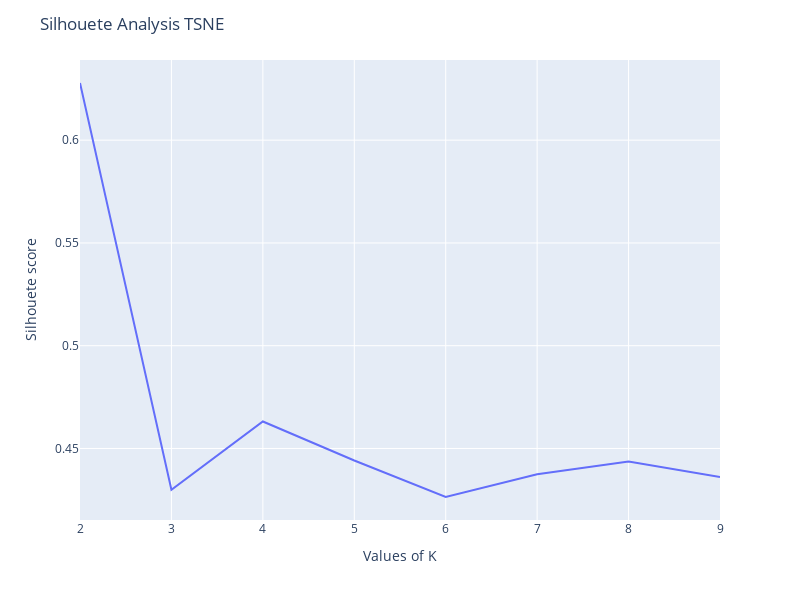

The notebook cell this image was saved under:
### Code cell
SC = []
K = range(2,10)
for num_clusters in K :
    kmeans = KMeans(n_clusters=num_clusters, n_init='auto', random_state=5)
    kmeans.fit(df_tsne)
    cluster_labels = kmeans.labels_
    SC.append(silhouette_score(df_tsne, cluster_labels))

fig = px.line(df_tsne, x=K, y=SC, width=800, height=600)
fig.update_layout(
    title="Silhouete Analysis TSNE",
    xaxis_title="Values of K",
    yaxis_title="Silhouete score",
)
fig.show()

### Figure 1 — Plotly figure (JSON) as saved in the notebook; plotly's stock layout.template omitted (floating-point values rounded to 4 significant figures)
{"data": [{"hovertemplate": "x=%{x}<br>y=%{y}<extra></extra>", "legendgroup": "", "line": {"color": "#636efa", "dash": "solid"}, "marker": {"symbol": "circle"}, "mode": "lines", "name": "", "orientation": "v", "showlegend": false, "type": "scatter", "x": [2, 3, 4, 5, 6, 7, 8, 9], "xaxis": "x", "y": [0.6278, 0.4299, 0.4631, 0.4441, 0.4264, 0.4374, 0.4436, 0.4361], "yaxis": "y"}], "layout": {"height": 600, "legend": {"tracegroupgap": 0}, "margin": {"t": 60}, "title": {"text": "Silhouete Analysis TSNE"}, "width": 800, "xaxis": {"anchor": "y", "domain": [0, 1], "title": {"text": "Values of K"}}, "yaxis": {"anchor": "x", "domain": [0, 1], "title": {"text": "Silhouete score"}}}}
